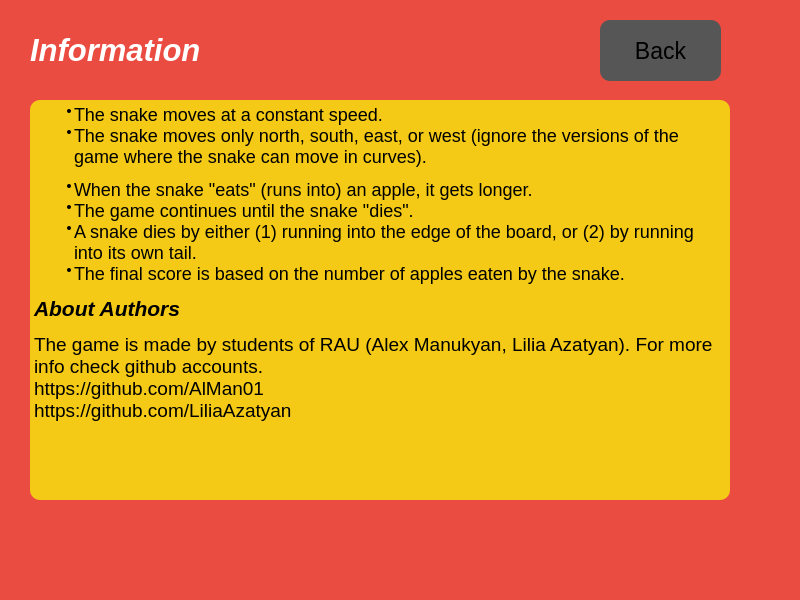
<?xml version="1.0" encoding="UTF-8"?>
<ui version="4.0">
 <class>Info</class>
 <widget class="QWidget" name="Info">
  <property name="geometry">
   <rect>
    <x>0</x>
    <y>0</y>
    <width>800</width>
    <height>600</height>
   </rect>
  </property>
  <property name="windowTitle">
   <string>Form</string>
  </property>
  <property name="styleSheet">
   <string notr="true">background-color:rgb(235, 76, 66);</string>
  </property>
  <widget class="QLabel" name="label">
   <property name="geometry">
    <rect>
     <x>30</x>
     <y>20</y>
     <width>361</width>
     <height>61</height>
    </rect>
   </property>
   <property name="font">
    <font>
     <pointsize>23</pointsize>
    </font>
   </property>
   <property name="styleSheet">
    <string notr="true">
color:white
</string>
   </property>
   <property name="text">
    <string>&lt;html&gt;&lt;head/&gt;&lt;body&gt;&lt;p&gt;&lt;span style=&quot; font-weight:700; font-style:italic;&quot;&gt;Information&lt;/span&gt;&lt;/p&gt;&lt;/body&gt;&lt;/html&gt;</string>
   </property>
  </widget>
  <widget class="QTextBrowser" name="textBrowser">
   <property name="geometry">
    <rect>
     <x>30</x>
     <y>100</y>
     <width>700</width>
     <height>400</height>
    </rect>
   </property>
   <property name="styleSheet">
    <string notr="true">background-color:rgb(244,202,22);
border-radius:10px;</string>
   </property>
   <property name="html">
    <string>&lt;!DOCTYPE HTML PUBLIC &quot;-//W3C//DTD HTML 4.0//EN&quot; &quot;http://www.w3.org/TR/REC-html40/strict.dtd&quot;&gt;
&lt;html&gt;&lt;head&gt;&lt;meta name=&quot;qrichtext&quot; content=&quot;1&quot; /&gt;&lt;meta charset=&quot;utf-8&quot; /&gt;&lt;style type=&quot;text/css&quot;&gt;
p, li { white-space: pre-wrap; }
&lt;/style&gt;&lt;/head&gt;&lt;body style=&quot; font-family:'Segoe UI'; font-size:9pt; font-weight:400; font-style:normal;&quot;&gt;
&lt;ul style=&quot;margin-top: 0px; margin-bottom: 0px; margin-left: 0px; margin-right: 0px; -qt-list-indent: 1;&quot;&gt;&lt;li style=&quot; color:#000000;&quot; style=&quot; margin-top:0px; margin-bottom:0px; margin-left:0px; margin-right:0px; -qt-block-indent:0; text-indent:0px;&quot;&gt;&lt;span style=&quot; font-family:'Times New Roman','serif'; font-size:13.5pt;&quot;&gt;The snake moves at a constant speed.&lt;/span&gt; &lt;/li&gt;
&lt;li style=&quot; color:#000000;&quot; style=&quot; margin-top:0px; margin-bottom:12px; margin-left:0px; margin-right:0px; -qt-block-indent:0; text-indent:0px;&quot;&gt;&lt;span style=&quot; font-family:'Times New Roman','serif'; font-size:13.5pt;&quot;&gt;The snake moves only north, south, east, or west (ignore the versions of the game where the snake can move in curves).&lt;/span&gt; &lt;/li&gt;&lt;/ul&gt;
&lt;ul style=&quot;margin-top: 0px; margin-bottom: 0px; margin-left: 0px; margin-right: 0px; -qt-list-indent: 1;&quot;&gt;&lt;li style=&quot; color:#000000;&quot; style=&quot; margin-top:0px; margin-bottom:0px; margin-left:0px; margin-right:0px; -qt-block-indent:0; text-indent:0px;&quot;&gt;&lt;span style=&quot; font-family:'Times New Roman','serif'; font-size:13.5pt;&quot;&gt;When the snake &amp;quot;eats&amp;quot; (runs into) an apple, it gets longer.&lt;/span&gt; &lt;/li&gt;
&lt;li style=&quot; color:#000000;&quot; style=&quot; margin-top:0px; margin-bottom:0px; margin-left:0px; margin-right:0px; -qt-block-indent:0; text-indent:0px;&quot;&gt;&lt;span style=&quot; font-family:'Times New Roman','serif'; font-size:13.5pt;&quot;&gt;The game continues until the snake &amp;quot;dies&amp;quot;.&lt;/span&gt; &lt;/li&gt;
&lt;li style=&quot; color:#000000;&quot; style=&quot; margin-top:0px; margin-bottom:0px; margin-left:0px; margin-right:0px; -qt-block-indent:0; text-indent:0px;&quot;&gt;&lt;span style=&quot; font-family:'Times New Roman','serif'; font-size:13.5pt;&quot;&gt;A snake dies by either (1) running into the edge of the board, or (2) by running into its own tail.&lt;/span&gt; &lt;/li&gt;
&lt;li style=&quot; color:#000000;&quot; style=&quot; margin-top:0px; margin-bottom:12px; margin-left:0px; margin-right:0px; -qt-block-indent:0; text-indent:0px;&quot;&gt;&lt;span style=&quot; font-family:'Times New Roman','serif'; font-size:13.5pt;&quot;&gt;The final score is based on the number of apples eaten by the snake.&lt;/span&gt; &lt;/li&gt;&lt;/ul&gt;
&lt;p style=&quot; margin-top:0px; margin-bottom:12px; margin-left:0px; margin-right:0px; -qt-block-indent:0; text-indent:0px;&quot;&gt;&lt;span style=&quot; font-size:16pt; font-weight:700; font-style:italic; color:#000000;&quot;&gt;About Authors&lt;/span&gt;&lt;/p&gt;
&lt;p style=&quot; margin-top:0px; margin-bottom:12px; margin-left:0px; margin-right:0px; -qt-block-indent:0; text-indent:0px;&quot;&gt;&lt;span style=&quot; font-size:14pt; color:#000000;&quot;&gt;The game is made by students of RAU (Alex Manukyan, Lilia Azatyan). For more info check github accounts.&lt;br /&gt;https://github.com/AlMan01&lt;br /&gt;https://github.com/LiliaAzatyan&lt;/span&gt;&lt;/p&gt;
&lt;p style=&quot; margin-top:12px; margin-bottom:12px; margin-left:0px; margin-right:0px; -qt-block-indent:0; text-indent:0px;&quot;&gt;&lt;span style=&quot; font-family:'Segoe UI','sans-serif'; font-size:10pt;&quot;&gt; &lt;/span&gt; &lt;/p&gt;&lt;/body&gt;&lt;/html&gt;</string>
   </property>
  </widget>
  <widget class="QPushButton" name="pushButton">
   <property name="geometry">
    <rect>
     <x>600</x>
     <y>20</y>
     <width>121</width>
     <height>61</height>
    </rect>
   </property>
   <property name="font">
    <font>
     <pointsize>17</pointsize>
    </font>
   </property>
   <property name="styleSheet">
    <string notr="true">background-color:rgb(86, 86, 86);
border-radius:10px</string>
   </property>
   <property name="text">
    <string>Back</string>
   </property>
  </widget>
 </widget>
 <resources/>
 <connections/>
</ui>
